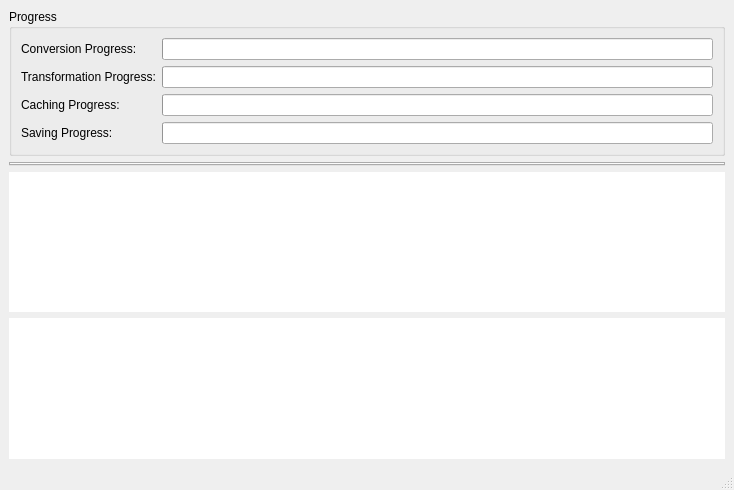
<?xml version="1.0" encoding="UTF-8"?>
<ui version="4.0">
 <class>ConversionProgressDialog</class>
 <widget class="QMainWindow" name="ConversionProgressDialog">
  <property name="windowModality">
   <enum>Qt::WindowModal</enum>
  </property>
  <property name="geometry">
   <rect>
    <x>0</x>
    <y>0</y>
    <width>734</width>
    <height>490</height>
   </rect>
  </property>
  <property name="windowTitle">
   <string>ConversionProgressDialog</string>
  </property>
  <widget class="QWidget" name="centralwidget">
   <layout class="QVBoxLayout" name="verticalLayout">
    <item>
     <widget class="QGroupBox" name="groupBox">
      <property name="title">
       <string>Progress</string>
      </property>
      <layout class="QFormLayout" name="formLayout">
       <item row="0" column="0">
        <widget class="QLabel" name="conversionProgressLabel">
         <property name="text">
          <string>Conversion Progress:</string>
         </property>
        </widget>
       </item>
       <item row="0" column="1">
        <widget class="QProgressBar" name="conversionProgressBar"/>
       </item>
       <item row="1" column="0">
        <widget class="QLabel" name="transformationProgressLabel">
         <property name="text">
          <string>Transformation Progress:</string>
         </property>
        </widget>
       </item>
       <item row="1" column="1">
        <widget class="QProgressBar" name="transformationProgressBar"/>
       </item>
       <item row="2" column="0">
        <widget class="QLabel" name="cachingProgressLabel">
         <property name="text">
          <string>Caching Progress:</string>
         </property>
        </widget>
       </item>
       <item row="2" column="1">
        <widget class="QProgressBar" name="cachingProgressBar"/>
       </item>
       <item row="3" column="0">
        <widget class="QLabel" name="savingProgressLabel">
         <property name="text">
          <string>Saving Progress:</string>
         </property>
        </widget>
       </item>
       <item row="3" column="1">
        <widget class="QProgressBar" name="savingProgressBar"/>
       </item>
      </layout>
     </widget>
    </item>
    <item>
     <widget class="QTabWidget" name="tabWidget"/>
    </item>
    <item>
     <widget class="QTreeView" name="progressTreeView">
      <property name="frameShape">
       <enum>QFrame::NoFrame</enum>
      </property>
      <property name="editTriggers">
       <set>QAbstractItemView::NoEditTriggers</set>
      </property>
      <property name="alternatingRowColors">
       <bool>true</bool>
      </property>
      <property name="rootIsDecorated">
       <bool>false</bool>
      </property>
      <property name="itemsExpandable">
       <bool>false</bool>
      </property>
      <property name="expandsOnDoubleClick">
       <bool>false</bool>
      </property>
     </widget>
    </item>
    <item>
     <widget class="QListWidget" name="logListWidget">
      <property name="frameShape">
       <enum>QFrame::NoFrame</enum>
      </property>
      <property name="editTriggers">
       <set>QAbstractItemView::NoEditTriggers</set>
      </property>
      <property name="alternatingRowColors">
       <bool>true</bool>
      </property>
     </widget>
    </item>
   </layout>
  </widget>
  <widget class="QStatusBar" name="statusbar"/>
 </widget>
 <resources/>
 <connections/>
</ui>
